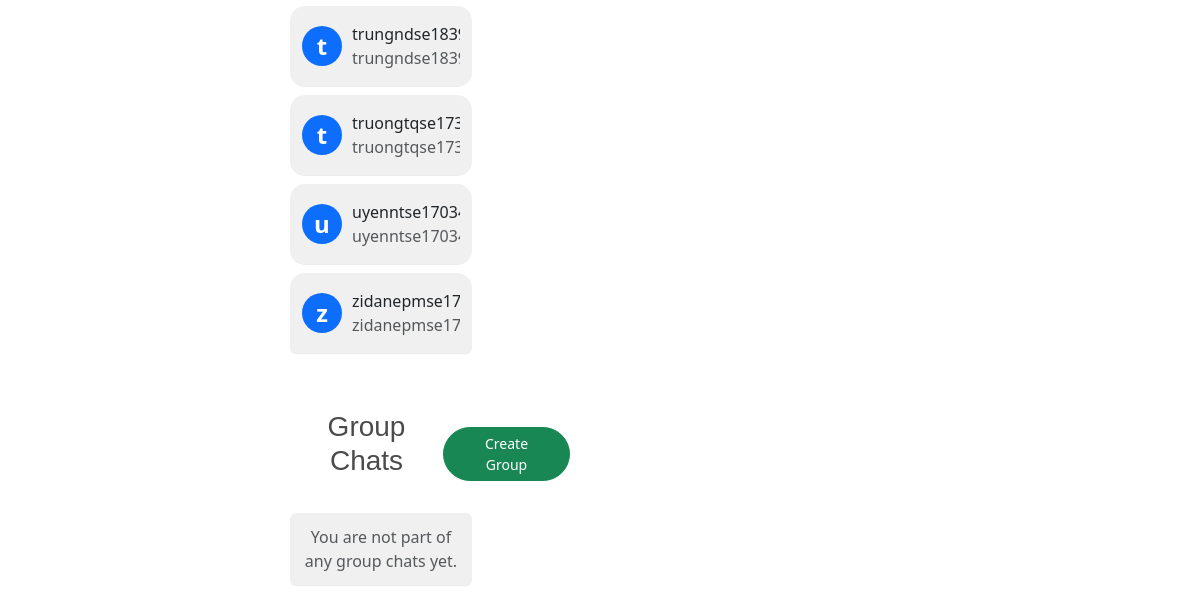
The app's page /chat/users/ (signed in, lower part), older data.
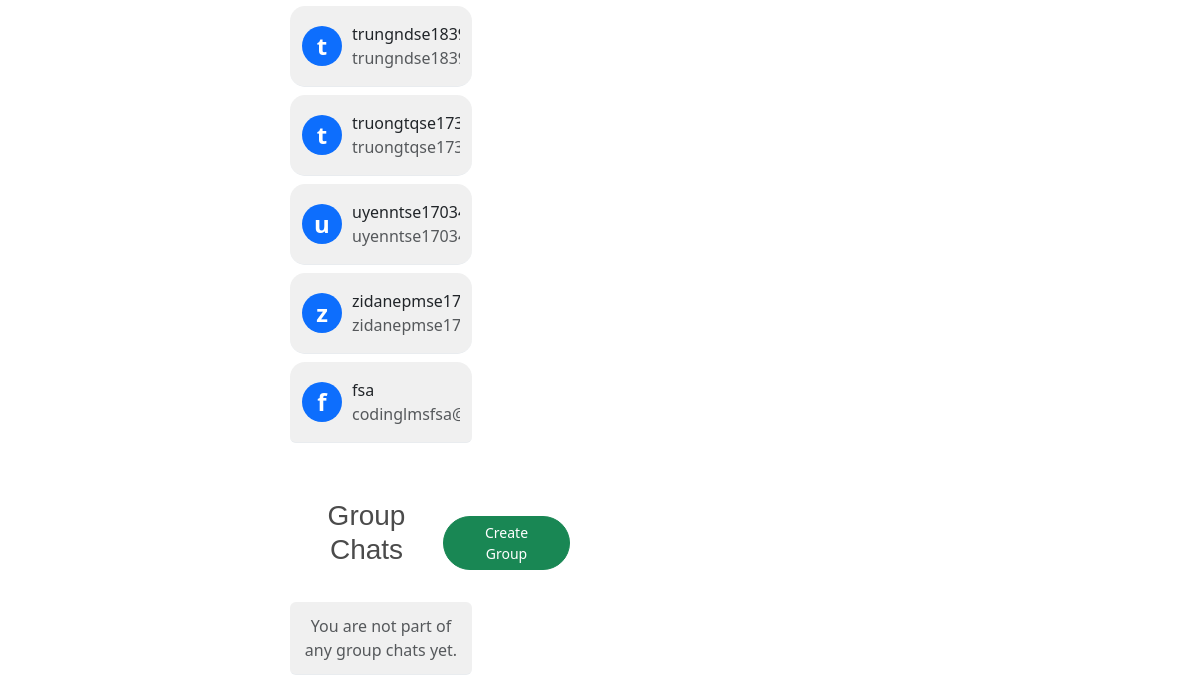
The same page, newer data.
### user/models.py (models this page shows)
class User(AbstractUser):
    date_joined = models.DateTimeField(auto_now_add=True)
    training_programs = models.ManyToManyField(TrainingProgram, blank=True)
    modules = models.ManyToManyField(Module, related_name='assigned_users', blank=True)
    groups = models.ManyToManyField(
        Group,
        blank=True,
        help_text='The groups this user belongs to.',
        verbose_name='groups',
        related_name='custom_user_groups',
    )
    user_permissions = models.ManyToManyField(
        Permission,
        blank=True,
        help_text='Specific permissions for this user.',
        verbose_name='user permissions',
        related_name='custom_user_permissions',
    )

### chat/views.py (the view, shortened to what this page needs)
# urls.py: path('users/', views.chat_view, name='user_list'),  # User list view
def chat_view(request, username=None, group_id=None):
    current_user = request.user  # Get the current logged-in user
    search_query = request.GET.get('q', '').strip()
    if search_query:
        users = User.objects.filter(
            Q(username__icontains=search_query) |
            Q(email__icontains=search_query) |
            Q(first_name__icontains=search_query)| # Assuming full_name exists
            Q(last_name__icontains=search_query)
        ).exclude(id=current_user.id)
    else:
        users = User.objects.exclude(id=current_user.id)
    if search_query:
        group_chats = GroupChat.objects.filter(
            Q(name__icontains=search_query) &
            (Q(created_by=current_user) | Q(members=current_user))
        ).distinct()
    else:
        group_chats = GroupChat.objects.filter(
            Q(created_by=current_user) | Q(members=current_user)
        ).distinct()
    if group_id:
        group = get_object_or_404(GroupChat, id=group_id)
        if current_user not in group.members.all() and group.created_by != current_user:
            return redirect('some_error_page')  # Unauthorized access
        messages = Chat.objects.filter(group=group).order_by('timestamp')
        if request.method == "POST":
            message_text = request.POST.get('message', '').strip()
            if message_text:
                Chat.objects.create(sender=current_user, group=group, message=message_text)
                return redirect('chat:chat_view', group_id=group.id)
        context = {
            'group': group,
            'messages': messages,
            'users': users,
            'group_chats': group_chats,
            'user': current_user  # Pass the current logged-in user
        }
    else:
        context = {
            'users': users,
            'group_chats': group_chats,
            'user': current_user
        }
    return render(request, 'chat/chat_view.html', context)

### chat/templates/chat/chat_view.html (shortened to what this page needs)
{% extends 'base.html' %}
{% block content %}
<div class="container mt-5">
    <div class="row">
        <div class="col-md-3">
            <div class="user-list-container">
                <div class="user-list mb-5">
                    <ul class="list-group">
                        {% for user in users %}
                            <li class="list-group-item d-flex align-items-center justify-content-between py-3">
                                <div class="user-info d-flex align-items-center">
                                    <div class="user-avatar bg-primary text-white rounded-circle d-flex align-items-center justify-content-center mr-3">
                                        {{ user.username|slice:":1" }}
                                    </div>
                                    <div>
                                        <a href="{% url 'chat:chat_view' username=user.username %}" class="text-dark font-weight-bold">
                                            {{ user.username }}
                                        </a>
                                        <div class="text-muted">{{ user.email }}</div>
                                    </div>
                                </div>
                            </li>
                        {% empty %}
                            <li class="list-group-item text-center text-muted">No users found matching your search.</li>
                        {% endfor %}
                    </ul>
                </div>
                <div class="d-flex justify-content-between align-items-center mb-3">
                    <h3 class="text-center">Group Chats</h3>
                    <a href="{% url 'chat:create_group_chat' %}" class="btn btn-sm btn-success">Create Group</a>
                </div>
                <div class="group-chat-list">
                    <ul class="list-group">
                        {% for group in group_chats %}
                            <li class="list-group-item d-flex align-items-center justify-content-between py-3">
                                <div class="group-info">
                                    <a href="{% url 'chat:chat_view' group_id=group.id %}" class="text-dark font-weight-bold">{{ group.name }}</a>
                                    <div class="text-muted">Created by {{ group.created_by.username }}</div>
                                </div>
                            </li>
                        {% empty %}
                            <li class="list-group-item text-center text-muted">You are not part of any group chats yet.</li>
                        {% endfor %}
                    </ul>
                </div>
            </div>
        </div>
        <div class="col-md-6">
        </div>
    </div>
</div>
{% endblock %}

Row changes from the older to the newer data that the page shows:
added User: username "f", username "fsa", email "codinglmsfs…"
